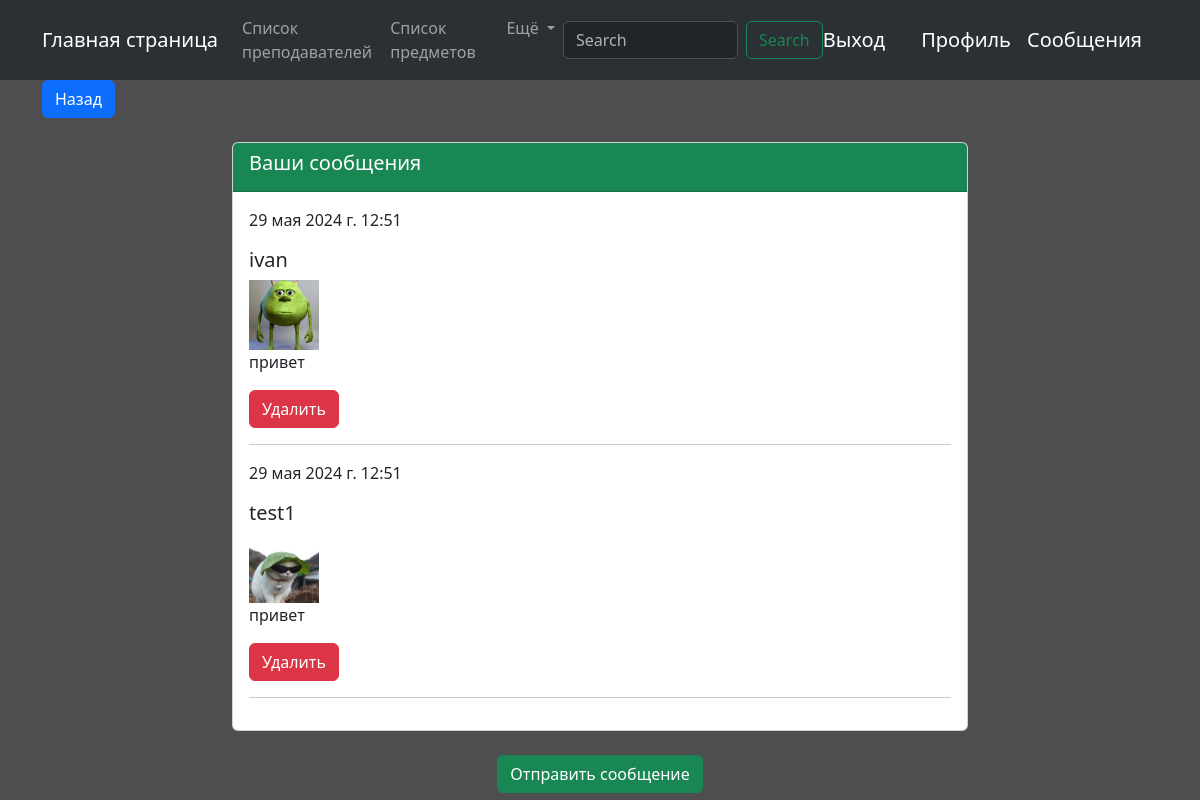
Page /message_list/16/ (signed in) on the committed database.
### registration/models.py (models this page shows, shortened)
class Message(models.Model):
    sender = models.ForeignKey(User, related_name='sent_messages', on_delete=models.CASCADE, verbose_name='Отправитель')
    recipient = models.ForeignKey(User, related_name='received_messages', on_delete=models.CASCADE, verbose_name='Получатель')
    content = models.TextField('Сообщение')
    timestamp = models.DateTimeField(auto_now_add=True)
    class Meta:
        verbose_name = 'Личное сообщение'
        verbose_name_plural = 'Личные сообщения'

class Profile(models.Model):
    user = models.OneToOneField(User, on_delete=models.CASCADE)
    bio = models.TextField('О себе', blank=True)
    profile_picture = models.ImageField('Фото профиля', upload_to='profile_pictures/', blank=True)
    class Meta:
        verbose_name = 'Профиль'
        verbose_name_plural = 'Профили'

### registration/views.py (the view)
# urls.py: path('message_list/<int:pk>/', MessageList.as_view(), name='message_list'),
class MessageList(ListView):
    model = models.Message
    template_name = 'registration/message_list.html'
    context_object_name = 'messages'
    def get_context_data(self, **kwargs):
        context = super().get_context_data(**kwargs)
        pk = self.kwargs['pk']
        recipient_id = get_object_or_404(User, id=pk)
        context['recipient_id'] = recipient_id.id
        return context
    def get_queryset(self):
        pk = self.kwargs['pk']
        recipient = get_object_or_404(User, id=pk)
        user = self.request.user
        return models.Message.objects.filter(
            (Q(sender=user) & Q(recipient=recipient)) |
            (Q(sender=recipient) & Q(recipient=user))
        ).order_by('timestamp')

### registration/templates/registration/message_list.html
{% extends 'core/base.html' %}
{% block content %}
<div class="container">
    <div class="col-md-8" align="left">
        <a href="{% url 'user_list' %}" class="btn btn-primary">Назад</a>
    </div>
</div>
<div class="container mt-4">
    <div class="row justify-content-center">
        <div class="col-md-8">
            <div class="card">
                <div class="card-header bg-success text-white">
                    <h5 class="card-title">Ваши сообщения</h5>
                </div>
                <div class="card-body">
                    {% if messages %}
                        {% for message in messages %}
                            <div class="media mb-3">
                                <div class="media-body">
                                    <p>{{ message.timestamp }}</p>
                                    <h5 class="mt-0">{{ message.sender.username }}</h5>
                                    {% if message.sender.profile.profile_picture %}
                                        <img src="{{ message.sender.profile.profile_picture.url }}" alt="Фото профиля" style="height: 70px; width: 70px;">
                                    {% else %}
                                        <img src="URL_ДЛЯ_ИЗОБРАЖЕНИЯ_ПО_УМОЛЧАНИЮ" alt="Фото профиля">
                                    {% endif %}
                                    <p>{{ message.content }}</p>
                                    <a href="{% url 'message_delete' pk=message.id %}" class="btn btn-danger">Удалить</a>
                                    <hr>
                                </div>
                            </div>
                        {% endfor %}
                    {% else %}
                        <p>У вас пока нет сообщений.</p>
                    {% endif %}
                </div>
            </div>
        </div>
    </div>
    <div class="row justify-content-center mt-4">
        <div class="col-md-8" align="center">
            <a href="{% url 'send_message' pk=recipient_id %}" class="btn btn-success">Отправить сообщение</a>
        </div>
    </div>
</div>
{% endblock %}

### core/static/core/css/styles.css (style rules this page uses)
body { background-color: #4E4E50; }

### rows in the picture
Message: timestamp "29 мая 2024 г. 12:51", sender.username "ivan", sender.profile.profile_picture (picture), content "привет"
Message: timestamp "29 мая 2024 г. 12:51", sender.username "test1", sender.profile.profile_picture (picture), content "привет"
